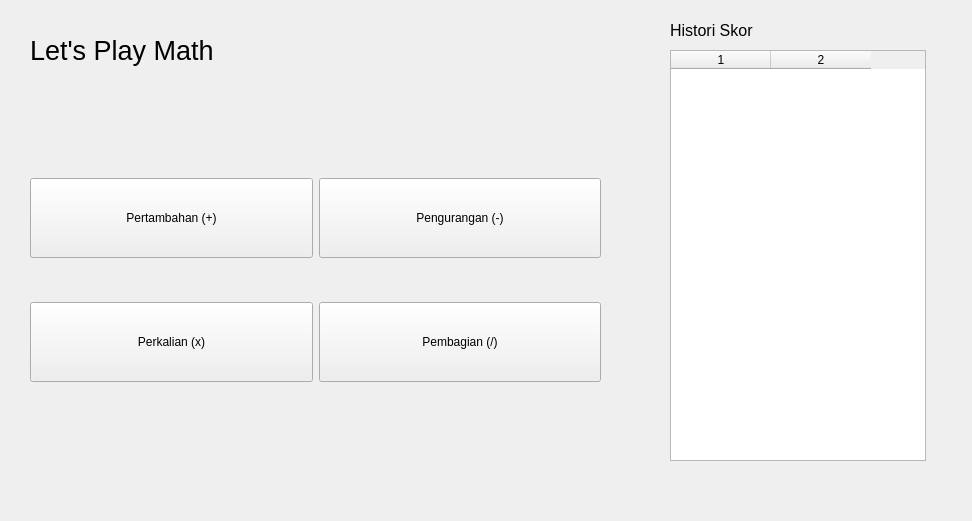
<?xml version="1.0" encoding="UTF-8"?>
<ui version="4.0">
 <class>Form</class>
 <widget class="QWidget" name="Form">
  <property name="geometry">
   <rect>
    <x>0</x>
    <y>0</y>
    <width>972</width>
    <height>521</height>
   </rect>
  </property>
  <property name="windowTitle">
   <string>Let's Play Math</string>
  </property>
  <property name="windowIcon">
   <iconset theme="add">
    <normaloff>.</normaloff>.</iconset>
  </property>
  <widget class="QWidget" name="gridLayoutWidget">
   <property name="geometry">
    <rect>
     <x>30</x>
     <y>140</y>
     <width>571</width>
     <height>281</height>
    </rect>
   </property>
   <layout class="QGridLayout" name="gridLayout">
    <item row="0" column="1">
     <widget class="QPushButton" name="btn_quiz_subtract">
      <property name="minimumSize">
       <size>
        <width>0</width>
        <height>80</height>
       </size>
      </property>
      <property name="text">
       <string>Pengurangan (-)</string>
      </property>
     </widget>
    </item>
    <item row="1" column="1">
     <widget class="QPushButton" name="btn_quiz_divide">
      <property name="minimumSize">
       <size>
        <width>0</width>
        <height>80</height>
       </size>
      </property>
      <property name="text">
       <string>Pembagian (/)</string>
      </property>
     </widget>
    </item>
    <item row="1" column="0">
     <widget class="QPushButton" name="btn_quiz_multiply">
      <property name="minimumSize">
       <size>
        <width>0</width>
        <height>80</height>
       </size>
      </property>
      <property name="text">
       <string>Perkalian (x)</string>
      </property>
     </widget>
    </item>
    <item row="0" column="0">
     <widget class="QPushButton" name="btn_quiz_add">
      <property name="minimumSize">
       <size>
        <width>0</width>
        <height>80</height>
       </size>
      </property>
      <property name="text">
       <string>Pertambahan (+)</string>
      </property>
     </widget>
    </item>
   </layout>
  </widget>
  <widget class="QLabel" name="label_title">
   <property name="geometry">
    <rect>
     <x>30</x>
     <y>30</y>
     <width>371</width>
     <height>41</height>
    </rect>
   </property>
   <property name="font">
    <font>
     <pointsize>20</pointsize>
    </font>
   </property>
   <property name="text">
    <string>Let's Play Math</string>
   </property>
  </widget>
  <widget class="QLabel" name="label_2">
   <property name="geometry">
    <rect>
     <x>670</x>
     <y>10</y>
     <width>91</width>
     <height>41</height>
    </rect>
   </property>
   <property name="font">
    <font>
     <pointsize>12</pointsize>
    </font>
   </property>
   <property name="text">
    <string>Histori Skor</string>
   </property>
  </widget>
  <widget class="QTableWidget" name="table_scores">
   <property name="geometry">
    <rect>
     <x>670</x>
     <y>50</y>
     <width>256</width>
     <height>411</height>
    </rect>
   </property>
   <property name="horizontalScrollBarPolicy">
    <enum>Qt::ScrollBarAlwaysOff</enum>
   </property>
   <property name="columnCount">
    <number>2</number>
   </property>
   <column/>
   <column/>
  </widget>
 </widget>
 <resources/>
 <connections/>
</ui>
